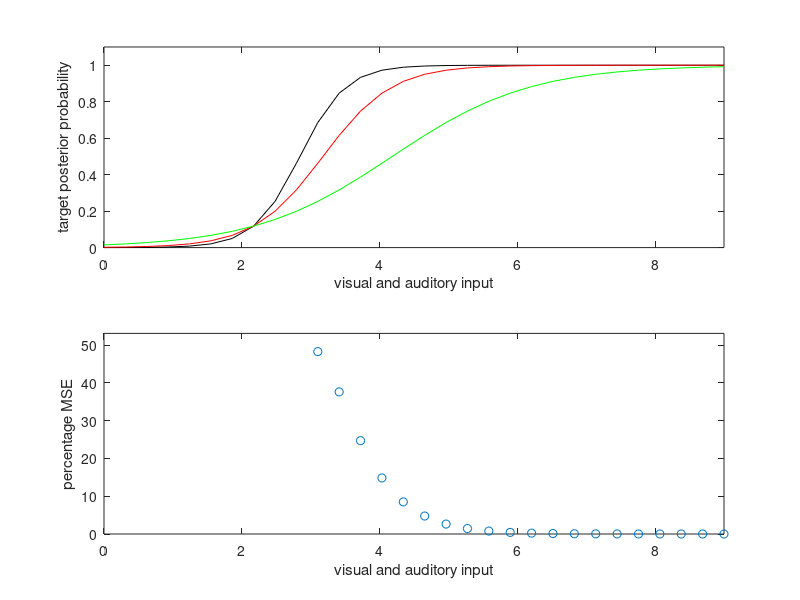

MATLAB code to generate this figure:
% bisensoryBayesRule.m
% this script computes bisensory target probability using Bayes Rule

mev1=4; mev0=2; % set target present and absent visual means
mea1=3; mea0=2; % set target present and absent auditory means
sdv1=1; sdv0=1;  % set target present and absent visual SDs
sda1=1; sda0=1; % set target present and absent auditory SDs
r1=0; r0=0; % set target present and absent correlation coefficients
pt1=1/2; pt0=1-pt1; % set target present prior
maxVal=9; nVals=30; % set max and number of sensory input values
sVal=linspace(0,maxVal,nVals); % set sensory value vector
[vis,aud]=ndgrid(sVal); % make all visual/auditory value pairs

% compute the 2D Gaussian likelihood distributions
D2pvat1=(1/(2*pi*sdv1*sda1*sqrt(1-r1^2)))* ...
    exp(-(1/(2*(1-r1^2)))*(((vis-mev1)/sdv1).^2 - ...
    2*r1*(((vis-mev1)/sdv1).*((aud-mea1)/sda1))+((aud-mea1)/sda1).^2));
D2pvat0=(1/(2*pi*sdv0*sda0*sqrt(1-r0^2)))*...
    exp(-(1/(2*(1-r0^2)))*(((vis-mev0)/sdv0).^2 - ...
    2*r0*(((vis-mev0)/sdv0).*((aud-mea0)/sda0))+((aud-mea0)/sda0).^2));
D2pvat1=D2pvat1/sum(sum(D2pvat1)); % normalize
D2pvat0=D2pvat0/sum(sum(D2pvat0)); % normalize

% compute unconditional probability (evidence) of V and A
D2pva=D2pvat1*pt1+D2pvat0*pt0;

% find closest spontaneous mean indices into 2D distributions
indices=find(sVal>=mev0); spontVindx=indices(1);
indices=find(sVal>=mea0); spontAindx=indices(1);

% extract cross-modal and modality-specific likelihoods
pvat1=diag(D2pvat1); pvat0=diag(D2pvat0); pva=diag(D2pva);
pvaSPt1=D2pvat1(:,spontAindx); pvaSPt0=D2pvat0(:,spontAindx);
pvaSP=D2pva(:,spontAindx);
pvSPat1=D2pvat1(spontVindx,:); pvSPat0=D2pvat0(spontVindx,:);
pvSPa=D2pva(spontVindx,:);

% compute posterior probabilities
pt1va=(pvat1./pva)*pt1; % cross-modal
pt1vaSP=(pvaSPt1./pvaSP)*pt1; % visual-specific
pt1vSPa=(pvSPat1./pvSPa)*pt1; % auditory-specific

% compute BayesMSE as percentage of max driv/spont probability
if max(pt1vaSP) > max(pt1vSPa),
    BayesMSE=((pt1va-pt1vaSP)./pt1vaSP)*100;
else BayesMSE=((pt1va-pt1vSPa')./pt1vSPa')*100; end
[maxBayesMSE indxB]=max(BayesMSE);





% plot results
clf
subplot(211)
plot(sVal,pt1va,'k',sVal,pt1vaSP,'r',sVal,pt1vSPa,'g')
axis([0 maxVal 0 1.1])
ylabel('target posterior probability')
xlabel('visual and auditory input')
subplot(212)
plot(sVal(indxB:nVals),BayesMSE(indxB:nVals),'o')
axis([0 maxVal 0 maxBayesMSE+maxBayesMSE/10])
ylabel('percentage MSE')
xlabel('visual and auditory input')

% show max Bayes MSE
maxBayesMSE



